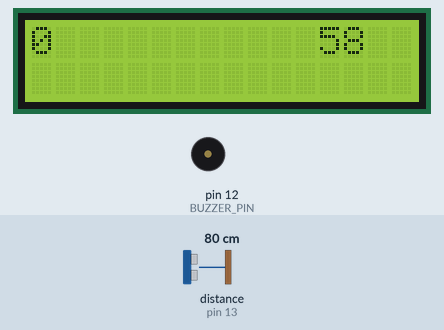
The sketch below on a simulated Arduino Uno, built with avr-gcc and run on an emulated ATmega328P. Shown: 16×2 character LCD, buzzer (waves = sounding, pin HIGH). The test bench sets the inputs (shaded band); at power-on: distance to the obstacle (sensor on pin 13) 80 cm. Random numbers use the default seed unless the sketch sets one; the audio player accepts every command and is not drawn.

Above: at 1.7 s.
1.8 s: distance to the obstacle (sensor on pin 13) set to 2 cm
At 2.6 s:
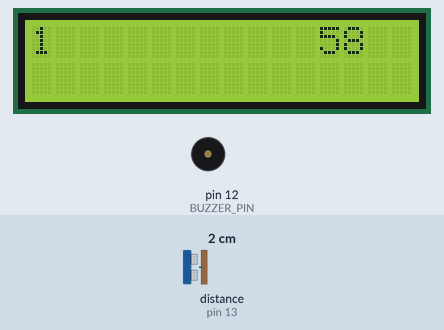
4.3 s: distance to the obstacle (sensor on pin 13) set to 18 cm
At 6.8 s:
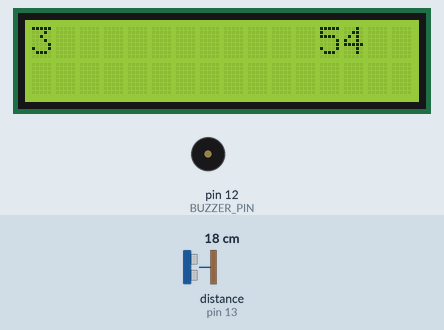
7.3 s: distance to the obstacle (sensor on pin 13) set to 4 cm
At 14.4 s:
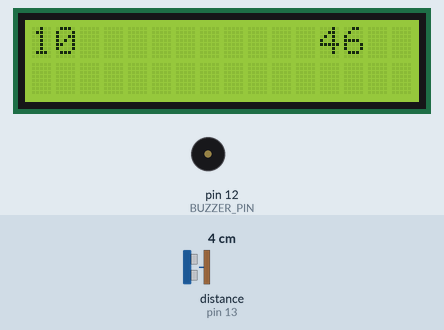
Timing chart, 0 to 15.8 s (numbered marks = the images above; inputs shaded):
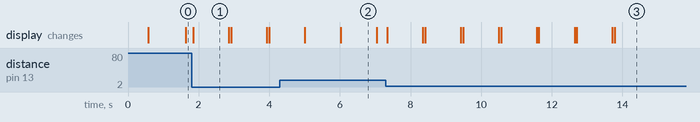

The sketch:

basketball.ino
```cpp
#include "Arduino.h"
#include "SoftwareSerial.h"
#include "DFRobotDFPlayerMini.h"
#include <NewPing.h>
#include <Wire.h>
#include <LiquidCrystal_I2C.h>

const int BUZZER_PIN = 12;
const int SONAR_PIN = 13;
const int RX_PIN = 6;
const int TX_PIN = 5;

LiquidCrystal_I2C lcd(0x3F, 2, 1, 0, 4, 5, 6, 7, 3, POSITIVE);
NewPing sonar(SONAR_PIN, SONAR_PIN, 200);
SoftwareSerial mySoftwareSerial(RX_PIN, TX_PIN);
DFRobotDFPlayerMini myDFPlayer;

const long TIME = 60000;
const int WIN_SCORE = 10, MAX_DIST = 16;
int dist, sound, score = 0;
boolean isStart = true, isFinish = false;
long startGameTime, timeLeft;

void setup()
{
  mySoftwareSerial.begin(9600);
  Serial.begin(115200);
  if(!myDFPlayer.begin(mySoftwareSerial))
  {
    Serial.println(F("Unable to begin:"));
    Serial.println(F("1.Please recheck the connection!"));
    Serial.println(F("2.Please insert the SD card!"));
    while(true);
  }
  myDFPlayer.setTimeOut(500);
  myDFPlayer.volume(30);
  myDFPlayer.EQ(DFPLAYER_EQ_NORMAL);
  myDFPlayer.outputDevice(DFPLAYER_DEVICE_SD);
  lcd.begin(16, 2);
  lcd.backlight();
  pinMode(BUZZER_PIN, OUTPUT);
  randomSeed(analogRead(0));
}

void loop()
{
  // start the game
  if(isStart)
  {
    timeLeft = TIME;
    isStart = false;
    isFinish = false;
    score = 0;
    lcd.clear();
    lcd.print(0);
    myDFPlayer.play(13);
    startGameTime = millis();
  }

  // check if times up
  if(millis() - startGameTime > TIME)
  {
    beep(2093, 3000);
    isFinish = true;
    isStart = true;
    sound = random(9, 13);
    myDFPlayer.play(sound);
    delay(5000);
  }

  if(!isFinish)
  {
    // if one second passed - update the time on lcd
    if(timeLeft - TIME + millis() - startGameTime > 1000)
    {
      timeLeft = TIME - millis() + startGameTime;
      lcd.clear();
      lcd.print(score);
      lcd.setCursor(12, 0);
      lcd.print(long(timeLeft / 1000));
    }

    // check if score a basket
    delay(30);
    dist = sonar.ping_cm();
    if(dist < MAX_DIST)
    {
      score++;
      lcd.clear();
      lcd.print(score);
      lcd.setCursor(12, 0);
      lcd.print(long(timeLeft / 1000));
      sound = random(1, 9);
      myDFPlayer.play(sound);
      delay(1000);
    }
  }

  // check if won
  if(score >= WIN_SCORE)
  {
    isFinish = true;
    isStart = true;
    myDFPlayer.play(14);
    delay(150000);
  }
}

void beep(int frequencyInHertz, long timeInMilliseconds)
{
  int x;
  long delayAmount = (long)(1000000 / frequencyInHertz);
  long loopTime = (long)((timeInMilliseconds * 1000) / (delayAmount * 2));
  for (x = 0; x < loopTime; x++)
  {
    digitalWrite(BUZZER_PIN, HIGH);
    delayMicroseconds(delayAmount);
    digitalWrite(BUZZER_PIN, LOW);
    delayMicroseconds(delayAmount);
  }
}
```

Measured:
- what the display in image 1 shows lasts 1.1 s, from 1.8 s to 2.9 s
